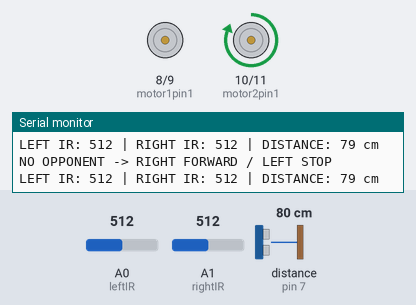
Simulated run of this sketch. Board: Arduino Uno, built with avr-gcc and run on an emulated ATmega328P. Parts: motor-driver pin pairs drawn as motors (green arrow = first pin HIGH = forward, orange = second pin HIGH = backward, longer = more drive), the last lines printed to the serial monitor. Wiring (inferred from the names in the program): ultrasonic range finder: trigger pin 6; echo pin 7. Inputs (shaded band) come from the test bench; at power-on: distance to the obstacle (sensor on pin 7) 80 cm, A0 (leftIR) = 512, A1 (rightIR) = 512. The echo pulse lasts 58.3 µs per cm.

Above: at 1.2 s.
1.3 s: distance to the obstacle (sensor on pin 7) set to 55 cm
4.3 s: distance to the obstacle (sensor on pin 7) set to 47 cm
At 5.5 s:
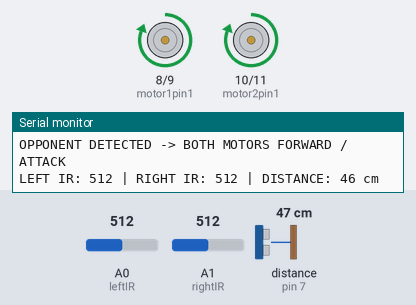
5.8 s: A0 (leftIR) set to 492
At 7.0 s:
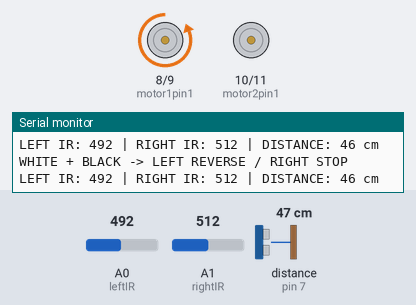
7.4 s: A1 (rightIR) set to 483
At 8.6 s:
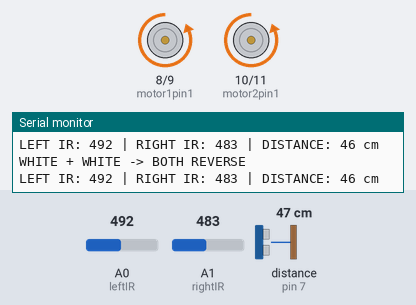
8.9 s: A0 (leftIR) set to 510
At 10.2 s:
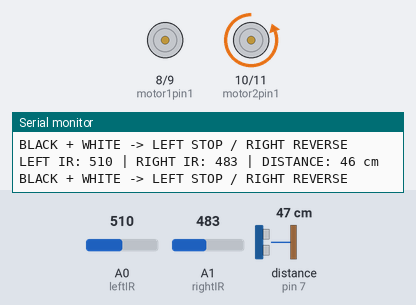
10.5 s: A1 (rightIR) set to 510
At 11.6 s:
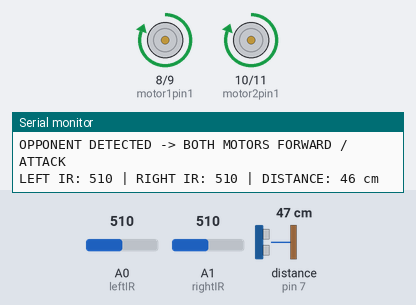
Timing chart, 0 to 13.5 s (numbered marks = the images above; inputs shaded):
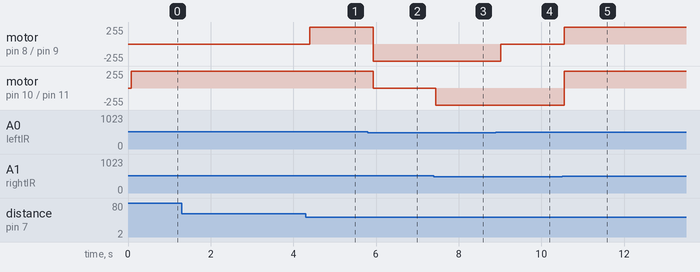

The sketch:

Withfloorsensorandultrasonic.ino
```cpp
// MOTOR PINS

int motor1pin1 = 8;    // LEFT MOTOR
int motor1pin2 = 9;

int motor2pin1 = 10;   // RIGHT MOTOR
int motor2pin2 = 11;

// ANALOG IR SENSOR PINS (FLOOR SENSORS)

int leftIR = A0;
int rightIR = A1;

// Adjust this based on your sensor readings
int threshold = 500;

// ULTRASONIC SENSOR PINS

int trigPin = 6;
int echoPin = 7;

// Maximum distance for detecting opponent to Attack
int attackDistance = 50;

void setup() {

  Serial.begin(9600);

  pinMode(motor1pin1, OUTPUT);
  pinMode(motor1pin2, OUTPUT);

  pinMode(motor2pin1, OUTPUT);
  pinMode(motor2pin2, OUTPUT);

  // Ultrasonic pins
  pinMode(trigPin, OUTPUT);
  pinMode(echoPin, INPUT);

  stopLeft();
  stopRight();

  Serial.println("=== SUMOBOT LINE SENSOR + ULTRASONIC ATTACK ===");
}


void loop() {

  // READ LINE SENSORS

  int leftSensor = analogRead(leftIR);
  int rightSensor = analogRead(rightIR);

  // READ ULTRASONIC SENSOR

  digitalWrite(trigPin, LOW);
  delayMicroseconds(2);

  digitalWrite(trigPin, HIGH);
  delayMicroseconds(10);

  digitalWrite(trigPin, LOW);

  long duration = pulseIn(echoPin, HIGH, 25000);

  int distance;

  if (duration == 0) {
    distance = 999;
  }
  else {
    distance = duration * 0.0343 / 2;
  }

  // SERIAL MONITOR FOR TESTING

  Serial.print("LEFT IR: ");
  Serial.print(leftSensor);

  Serial.print(" | RIGHT IR: ");
  Serial.print(rightSensor);

  Serial.print(" | DISTANCE: ");
  Serial.print(distance);
  Serial.println(" cm");

  // ISENSOR LOGIC
  // HIGH VALUE = BLACK
  // LOW VALUE  = WHITE

  bool leftBlack = leftSensor > threshold;
  bool rightBlack = rightSensor > threshold;

  // LINE SENSOR PROTECTION
  // WHITE LINE ALWAYS HAS PRIORITY

  if (!leftBlack && rightBlack) {

    Serial.println("WHITE + BLACK -> LEFT REVERSE / RIGHT STOP");

    leftReverse();
    stopRight();
  }


  else if (leftBlack && !rightBlack) {

    Serial.println("BLACK + WHITE -> LEFT STOP / RIGHT REVERSE");

    stopLeft();
    rightReverse();
  }


  else if (!leftBlack && !rightBlack) {

    Serial.println("WHITE + WHITE -> BOTH REVERSE");

    leftReverse();
    rightReverse();
  }


  // BOTH BLACK
  // SAFE AREA
  // NOW CHECK ULTRASONIC FOR ATTACK

  else if (leftBlack && rightBlack) {

    if (distance <= attackDistance) {

      Serial.println("OPPONENT DETECTED -> BOTH MOTORS FORWARD / ATTACK");

      leftForward();
      rightForward();
    }

    else {

      Serial.println("NO OPPONENT -> RIGHT FORWARD / LEFT STOP");

      stopLeft();
      rightForward();
    }
  }


  delay(50);
}

// LEFT MOTOR

void leftForward() {

  digitalWrite(motor1pin1, HIGH);
  digitalWrite(motor1pin2, LOW);
}


void leftReverse() {

  digitalWrite(motor1pin1, LOW);
  digitalWrite(motor1pin2, HIGH);
}


void stopLeft() {

  digitalWrite(motor1pin1, LOW);
  digitalWrite(motor1pin2, LOW);
}

// RIGHT MOTOR

void rightForward() {

  digitalWrite(motor2pin1, HIGH);
  digitalWrite(motor2pin2, LOW);
}


void rightReverse() {

  digitalWrite(motor2pin1, LOW);
  digitalWrite(motor2pin2, HIGH);
}


void stopRight() {

  digitalWrite(motor2pin1, LOW);
  digitalWrite(motor2pin2, LOW);
}
```

Measured:
- the behaviour switches between 52 and 51 cm on distance to the obstacle (sensor on pin 7) (found by bisection; images 0 and 1)
- the behaviour switches between 501 and 500 on A0 (leftIR) (found by bisection; images 1 and 2)
- the behaviour switches between 501 and 500 on A1 (rightIR) (found by bisection; images 2 and 3)
- after the input at 4.3 s, motor on pin 8 (motor1pin1) / pin 9 (motor1pin2): stopped → forward 255/255 after 0.09 s
- after the input at 5.8 s, motor on pin 8 (motor1pin1) / pin 9 (motor1pin2): forward 255/255 → backward 255/255 after 0.13 s; motor on pin 10 (motor2pin1) / pin 11 (motor2pin2): forward 255/255 → stopped after 0.13 s
- after the input at 7.4 s, motor on pin 10 (motor2pin1) / pin 11 (motor2pin2): stopped → backward 255/255 after 0.05 s
- after the input at 8.9 s, motor on pin 8 (motor1pin1) / pin 9 (motor1pin2): backward 255/255 → stopped after 0.12 s
- after the input at 10.5 s, motor on pin 8 (motor1pin1) / pin 9 (motor1pin2): stopped → forward 255/255 after 0.06 s; motor on pin 10 (motor2pin1) / pin 11 (motor2pin2): backward 255/255 → forward 255/255 after 0.06 s
